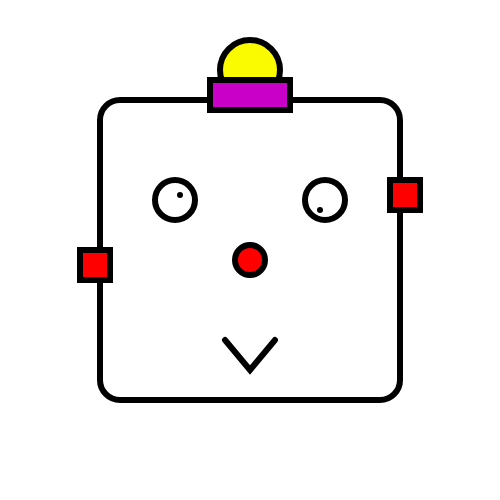
Frame 1 (no input)
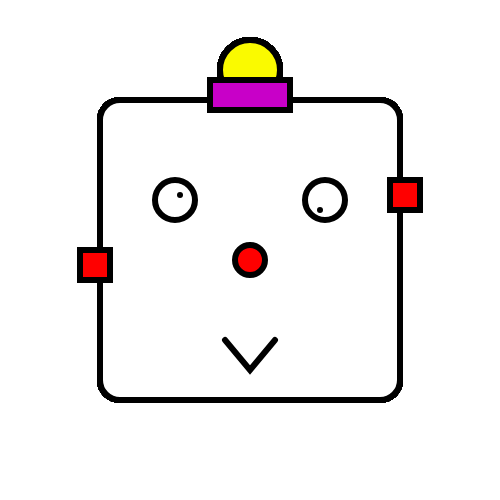
Frame 60 (no input)
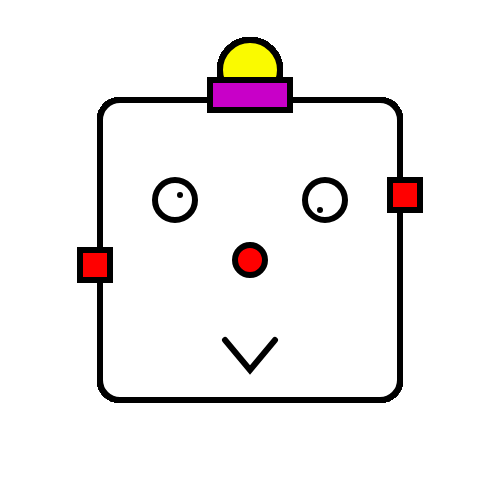
Frame 120 (the mouse pressed at the canvas centre since frame 60)

The p5.js sketch that drew these frames (run headless with seeded random() and noise() and a simulated clock; from frame 60 on, the mouse is pressed at the canvas centre):

// p5.js sketch
// ── sketch.js
function setup()
{
	//create a canvas for the robot
	createCanvas(500, 500);
}

function draw()
{
	strokeWeight(6);

	//robots head
	fill(300);
	rect(100, 100, 300, 300, 20);


	//robots antenna
	fill(250, 250, 0);
	ellipse(250, 70, 60, 60);

	fill(200, 0, 200);
	rect(210, 80, 80, 30);

	//robots eyes
	fill(255);
	ellipse(175, 200, 40, 40);
	point(180, 195);
	ellipse(325, 200, 40, 40);
	point(320, 210);


	//robots nose
	fill(255, 0, 0);
	ellipse(250, 260, 30, 30);

	//robots ears
	rect(80, 250, 30, 30);
	rect(390, 180, 30, 30);

	//robots mouth
	noFill();
	beginShape();
	//vertex(175, 340);
	//vertex(200, 370);
	vertex(225, 340);
	vertex(250, 370);
	vertex(275, 340);
	//vertex(300, 370);
	//vertex(325, 340);
	endShape();
}
